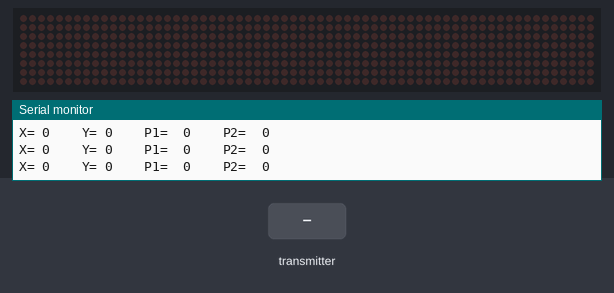
Recording of a sketch running on a simulated Arduino Uno, built with avr-gcc and run on an emulated ATmega328P. On the bench: 64×8 LED matrix, the last lines printed to the serial monitor. Inputs (shaded band) come from the test bench. No radio packets arrive unless stated.

Above: at 1.2 s.
1.3 s: the transmitter starts sending X = 64
At 2.5 s:
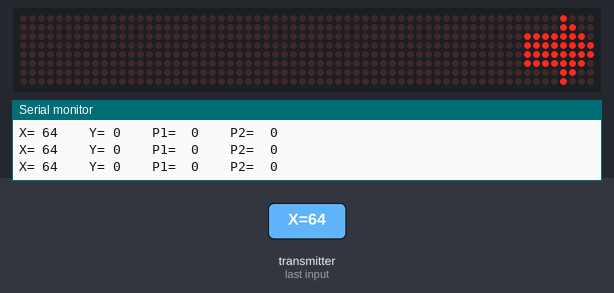
4.3 s: the transmitter starts sending X = 128
At 5.0 s:
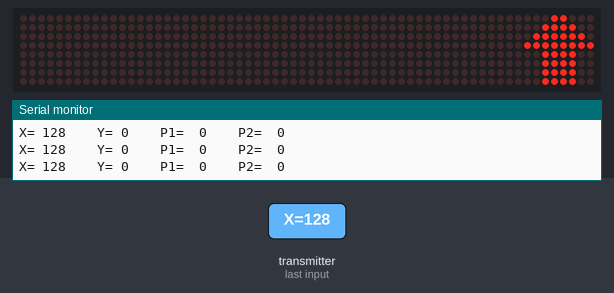
5.8 s: the transmitter starts sending Y = 128
At 7.0 s:
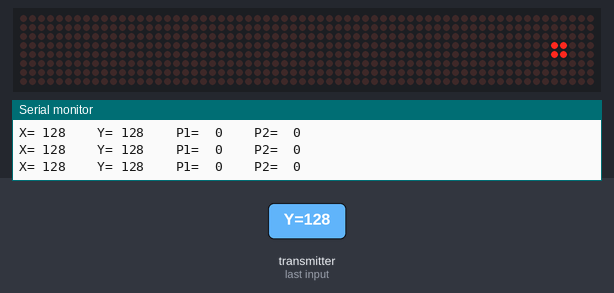
7.3 s: the transmitter starts sending Y = 255
At 8.3 s:
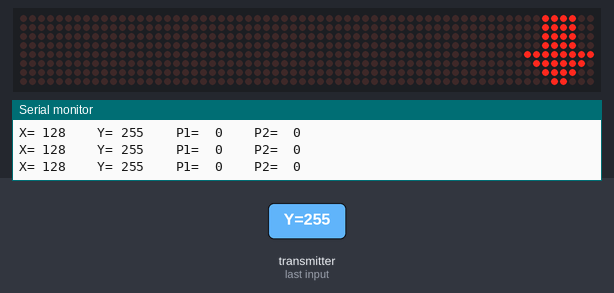
8.8 s: the transmitter starts sending X = 255
At 9.5 s:
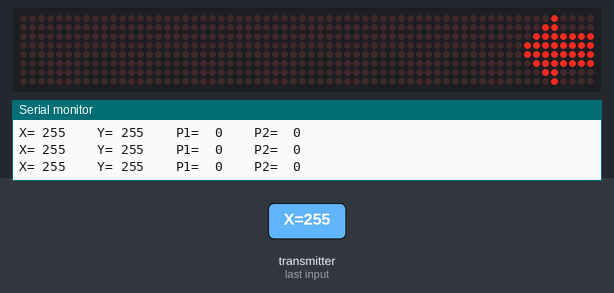
10.3 s: the transmitter starts sending value = 256
Timing chart, 0 to 13.3 s (numbered marks = the images above; inputs shaded):
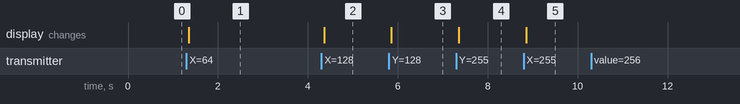

Measured:
- after the input at 1.3 s, the display: changes after 0.06 s (image 1)
- after the input at 4.3 s, the display: changes after 0.06 s (image 2)
- after the input at 5.8 s, the display: changes after 0.06 s (image 3)
- after the input at 7.3 s, the display: changes after 0.06 s (image 4)
- after the input at 8.8 s, the display: changes after 0.06 s (image 5)

The sketch:

MATRIX_DISPLAY_RECIVER.ino
```cpp
#include <SPI.h>
#include <nRF24L01.h>
#include <RF24.h>
#include <LedControl.h>

const uint64_t pipeIn = 0xE8E8F0F0E1LL;

RF24 radio(9, 10);

int DIN = 7;
int CS =  6;
int CLK = 5;

LedControl lc=LedControl(DIN,CLK,CS,0);

struct MyData {
  byte X;
  byte Y;
  int value;
  int value1;
};

MyData data;

void setup()
{
  Serial.begin(9600);

  lc.shutdown(0,false);
  lc.setIntensity(0,15);
  lc.clearDisplay(0);

  radio.begin();
  radio.setAutoAck(false);
  radio.setDataRate(RF24_250KBPS);
  radio.openReadingPipe(1, pipeIn);
  radio.startListening();

}

void recvData()
{
  if ( radio.available() ) {
    radio.read(&data, sizeof(MyData));


    if (data.Y < 80) { //Reverse
    byte a[8] = {0x18,0x3C,0x7E,0xFF,0x3C,0x3C,0x3C,0x3C};
    printByte(a);
    }

    if (data.Y > 145) {//forward
    byte a[8] = {0x3C,0x3C,0x3C,0x3C,0xFF,0x7E,0x3C,0x18};
    printByte(a);
    }

    if (data.X > 155) {//right
    byte a[8] = {0x10,0x30,0x7F,0xFF,0xFF,0x7F,0x30,0x10};
    printByte(a);
    }

    if (data.X < 80) {//left
    byte a[8] = {0x08,0x0C,0xFE,0xFF,0xFF,0xFE,0x0C,0x08};
    printByte(a);
    }

    if (data.X > 100 && data.X < 170 && data.Y > 80 && data.Y < 130) { //stop
    byte a[8] = {0x00,0x00,0x00,0x18,0x18,0x00,0x00,0x00};
    printByte(a);
    }
  }
}

void loop()
{
  recvData();
  Serial.print("X= ");
  Serial.print(data.X);
  Serial.print("    ");
  Serial.print("Y= ");
  Serial.print(data.Y);
  Serial.print("    ");
  Serial.print("P1=  ");
  Serial.print(data.value);
  Serial.print("    ");
  Serial.print("P2=  ");
  Serial.print(data.value1);
  Serial.print("\n");
}

void printByte(byte character [])
{
  int i = 0;
  for(i=0;i<8;i++)
  {
    lc.setRow(0,i,character[i]);
  }
}
```
